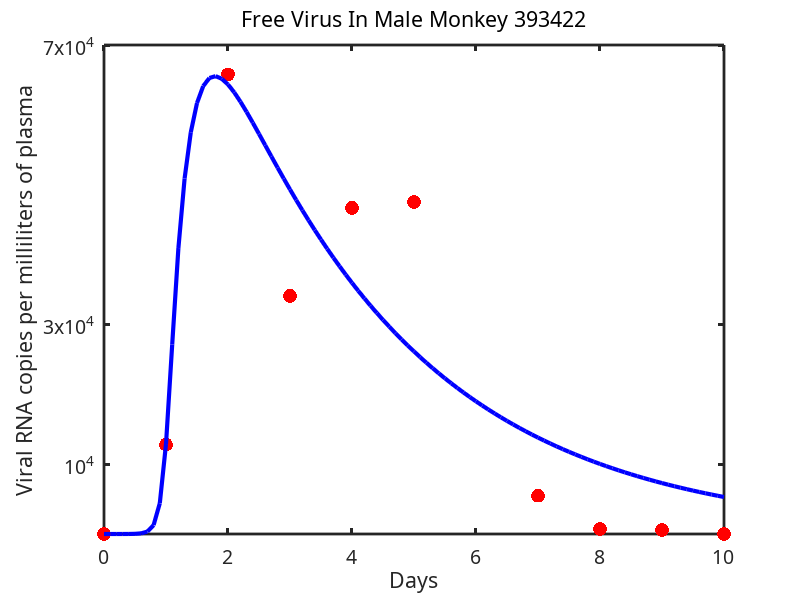
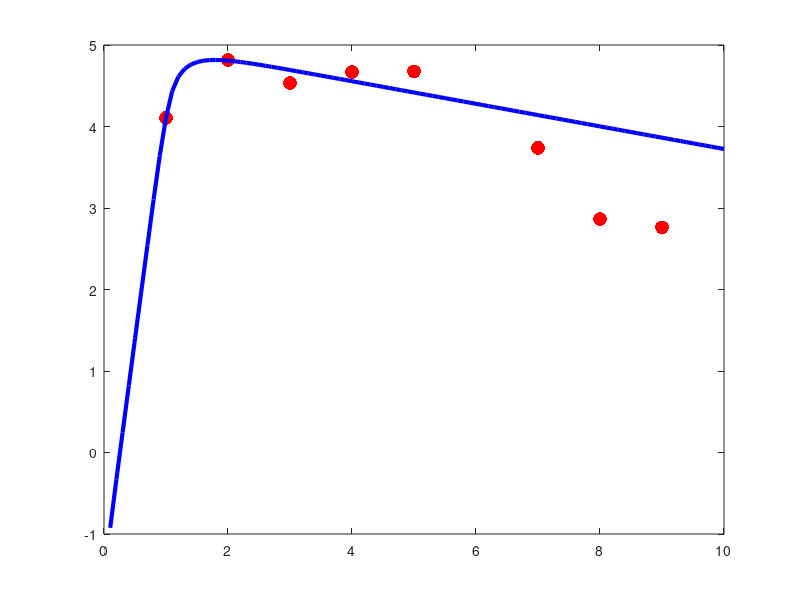
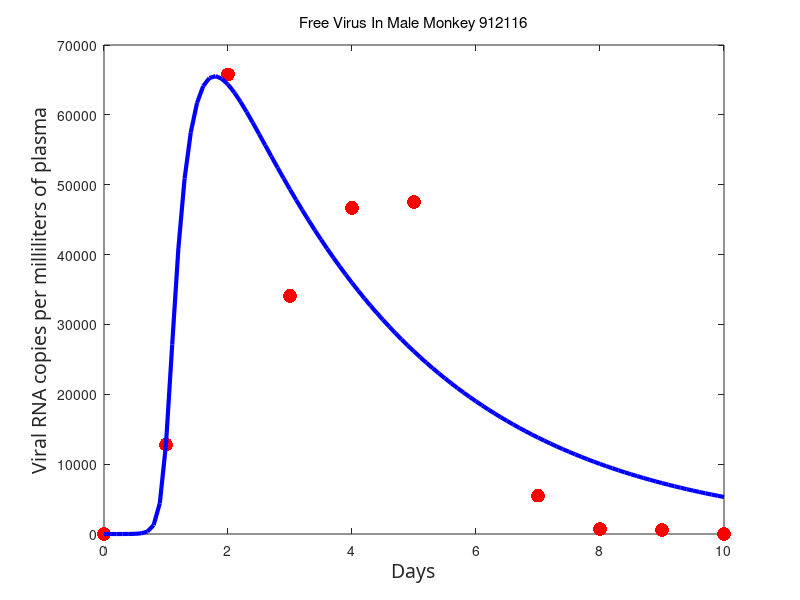

Source code (MATLAB) for these figures, in order:
function Fitting_Zika_Within_SM1

clear all
close all
clc
format long

%MONKEY 912116 DATA
% 
% days = [0,1,2,3,4,5,6,7,8,9,10];
% 
% plasmaViral = [0,2580,228000,2520000,1340000,264000,18900,2100,2490,2440,0];
%             
% tforward = (0:0.1:10);
% 
% tmeasure = [1:10:101];
% 
% ic=[11000000 1 0];

%MONKEY 393422 DATA

% % days = [0,1,2,3,4,5,6,7,8,9,10];
% % 
% % plasmaViral = [0,12800,65800,34100,46700,47500,82800,5480,735,578,0];
% % true data
% 
days = [0,1,2,3,4,5,7,8,9,10];

plasmaViral = [0,12800,65800,34100,46700,47500,5480,735,578,0];
%data with an outlier removed
tforward = (0:0.1:10);

tmeasure = [1 11 21 31 41 51 71 81 91 101];
% 
 ic= [270000 1 0];



 


function dy = model_Zika(t,y,k)

 dy = zeros(3,1); 

 % Model 1
 dy(1) = -k(1)*y(3)*y(1); % S susceptible target cells
 dy(2) =  k(1)*y(3)*y(1) - k(3)*y(2); % I infected target cells
 dy(3) =  y(2) - k(2)*y(3); % V free virus


end



function error_in_data = err_in_data(k)


 [t,y] = ode45(@(t,y)(model_Zika(t,y,k)),tforward,ic);%,...;
                  %odeset('RelTol',10^(-2),'AbsTol',10^(-2),'NormControl','off'));

  BV = y(tmeasure(:),3)'; 
  
  error_in_data = sum((BV - plasmaViral).^2);
 

end

%=========================================================================
%MONKEY 393422 DATA

% %k = [0.000176267857343   0.132387169452577  5.5]; %error 4.487*10^9
%k= [0.000300860403383   0.412550535468823   4.488296952331541];
% k=[0.000750121816215   0.350972726077666   3.418228926045940] %diff data
 %results in the following parameters
 k = [0.000822078521600   0.319182923786664   3.167466721624296]
% err=1.2*10^9  final
%==========================================================================

%MONKEY 912116 DATA
 %k =[ 0.000007546310539   1.523778176905339   1.523760140326185];
 % k =[ 0.000007580039087   1.519645515619110   1.519695275095262];

 lb = [0 0 0];

 % for i=1:5
 %     i
% [k,fval] = fminsearchbnd(@err_in_data,k,lb,[],optimset('Display','iter', 'TolX', 1e-14,'TolFun',1e-14,...
%                         'MaxIter',10000,'MaxFunEvals',10000)); 
% 
%  disp(k);
%  end
 [T,Y] = ode45(@(t,y)(model_Zika(t,y,k)),tforward,ic);
 
 
 

 figure(1)
 plot(days,plasmaViral,'Marker','.','Color',[1 0 0],...
                'MarkerSize',30,'LineStyle','none')
            hold on 
 plot(tforward, (Y(:,3)), '-b','LineWidth',3)

ylabel('Viral RNA copies per milliliters of plasma','FontSize',14,'FontName','Sans-serif')
xlabel('Days','FontSize',14,'FontName','Sans-serif' );
title ({'Free Virus In Male Monkey 393422'},'FontWeight','normal')
set(gca,'YTick',[10^4,  3*10^4, 7*10^4],'YTickLabel',...
    { '10^4', '3x10^4', '7x10^4' }, 'LineWidth',2,'FontSize',14,'FontName','Sans-serif');

figure(2)
 plot(days,log10(plasmaViral),'Marker','.','Color',[1 0 0],...
                'MarkerSize',30,'LineStyle','none')
            hold on 
 plot(tforward, log10(Y(:,3)), '-b','LineWidth',3)
 
  figure(3)
 plot(days,plasmaViral,'Marker','.','Color',[1 0 0],...
                'MarkerSize',30,'LineStyle','none')
            hold on 
 plot(tforward, (Y(:,3)), '-b','LineWidth',3)

ylabel('Viral RNA copies per milliliters of plasma','FontSize',14,'FontName','Sans-serif')
xlabel('Days','FontSize',14,'FontName','Sans-serif' );
title ({'Free Virus In Male Monkey 912116'},'FontWeight','normal')
end
